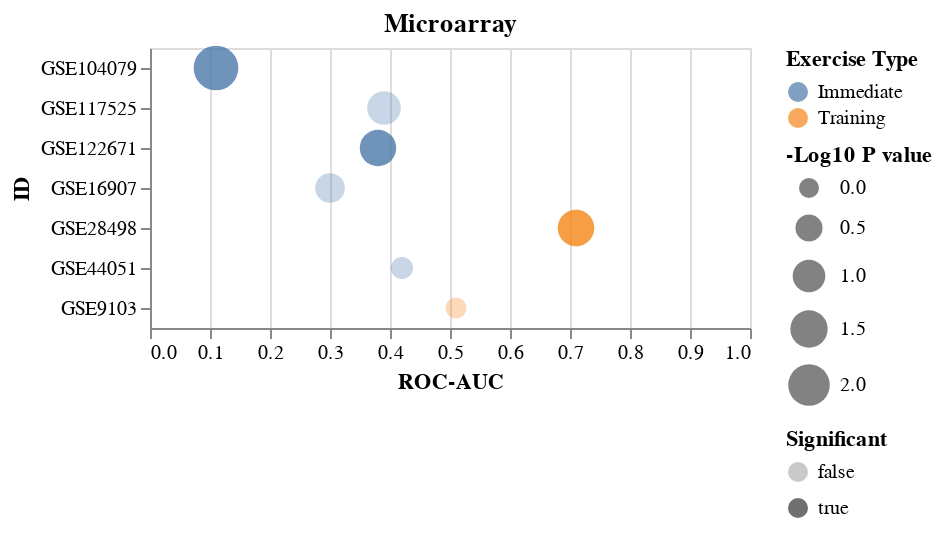

The notebook cell saved with this chart:
### Code cell
arrayDf=['GSE104079','GSE117525','GSE122671','GSE16907','GSE28498','GSE44051','GSE9103']
saveName='./Files/Figs/MacrophageExerciseDotPlot_MicroArray_log10Pval.svg'
title='Microarray'
save=True
dfIn=df.loc[arrayDf]

chart=makeDotPlot(dfIn,saveName=saveName,title=title,rev=False,save=save)
chart

### Figure 1 — Vega-Lite specification as saved in the notebook (floating-point values rounded to 4 significant figures)
{"config": {"view": {"continuousWidth": 300, "continuousHeight": 300}}, "data": {"name": "data-82bc0fc4e6a769db81963f1260ad7606"}, "mark": {"type": "circle"}, "encoding": {"color": {"field": "Exercise Type", "type": "nominal"}, "opacity": {"field": "Significant", "type": "nominal"}, "size": {"field": "-Log10 P value", "scale": {"range": [100, 500], "reverse": false}, "type": "quantitative"}, "x": {"field": "ROC-AUC", "scale": {"domain": [0, 1]}, "type": "quantitative"}, "y": {"field": "ID", "type": "nominal"}}, "title": "Microarray", "$schema": "https://vega.github.io/schema/vega-lite/v5.8.0.json", "datasets": {"data-82bc0fc4e6a769db81963f1260ad7606": [{"ID": "GSE104079", "ROC-AUC": 0.11, "Pval": 0.0039, "Exercise Type": "Immediate", "-Log10 P value": 2.409, "Significant": true}, {"ID": "GSE117525", "ROC-AUC": 0.39, "Pval": 0.0786, "Exercise Type": "Immediate", "-Log10 P value": 1.105, "Significant": false}, {"ID": "GSE122671", "ROC-AUC": 0.38, "Pval": 0.0399, "Exercise Type": "Immediate", "-Log10 P value": 1.399, "Significant": true}, {"ID": "GSE16907", "ROC-AUC": 0.3, "Pval": 0.191, "Exercise Type": "Immediate", "-Log10 P value": 0.719, "Significant": false}, {"ID": "GSE28498", "ROC-AUC": 0.71, "Pval": 0.0386, "Exercise Type": "Training", "-Log10 P value": 1.413, "Significant": true}, {"ID": "GSE44051", "ROC-AUC": 0.42, "Pval": 0.72, "Exercise Type": "Immediate", "-Log10 P value": 0.1427, "Significant": false}, {"ID": "GSE9103", "ROC-AUC": 0.51, "Pval": 0.858, "Exercise Type": "Training", "-Log10 P value": 0.06651, "Significant": false}]}}
